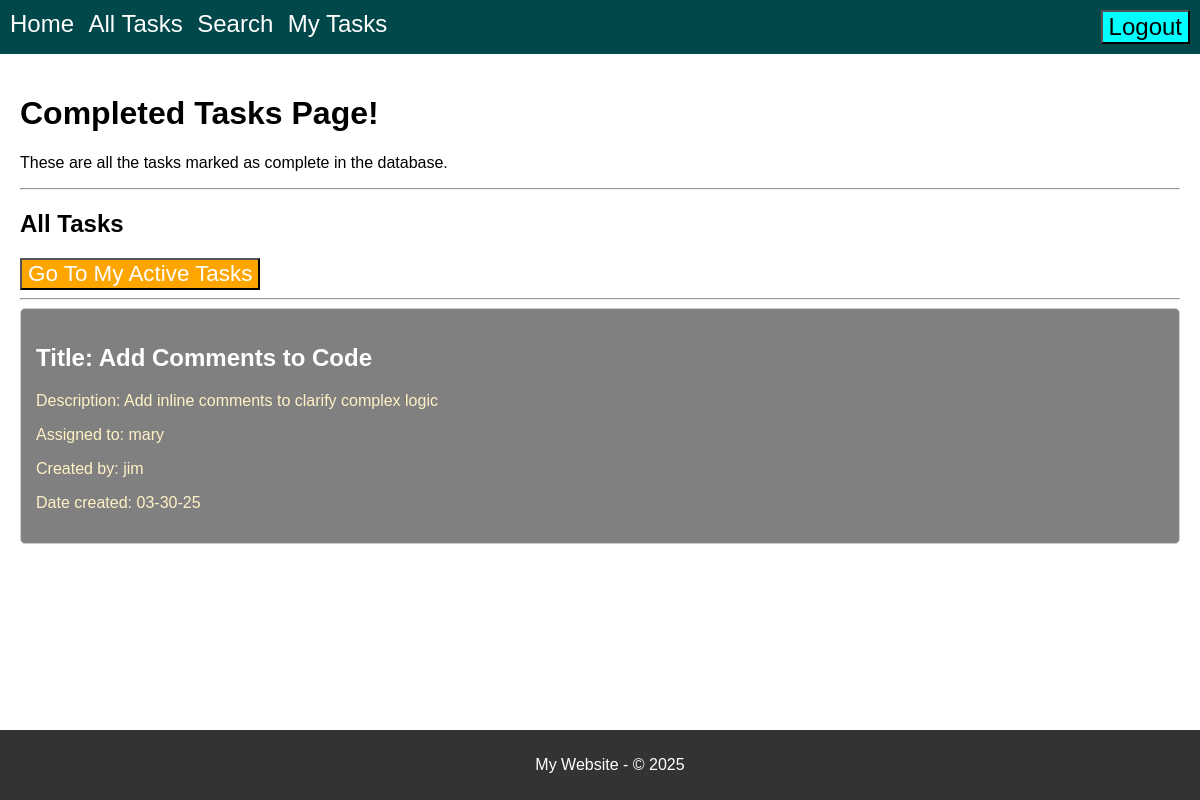
Page /my-completed-tasks (signed in) on the earlier database version.
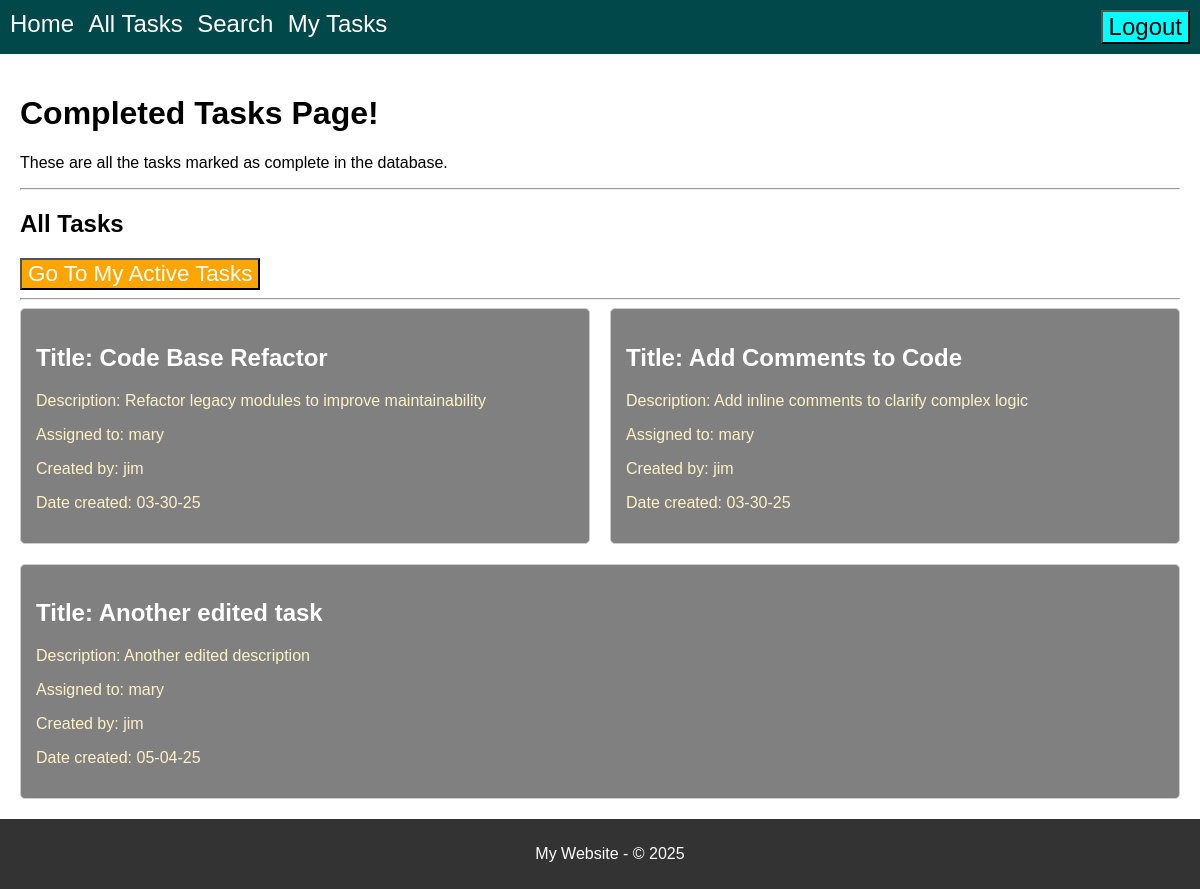
Same page on the later database version.
### model.py (models this page shows, shortened)
class Users(db.Model):
    __tablename__ = 'Users'
    id = db.Column(db.Integer, primary_key=True)
    username = db.Column(db.String(100), nullable=False, unique=True)
    password = db.Column(db.String(100), nullable=False)
    role = db.Column(db.String(50), nullable=False)

class Tasks(db.Model):
    __tablename__ = 'Tasks'
    id = db.Column(db.Integer, primary_key=True)
    title = db.Column(db.String(30), nullable=False)
    body = db.Column(db.String(200), nullable=False)
    assigned_to = db.Column(db.Integer, db.ForeignKey('Users.id'), nullable=True)
    created_by = db.Column(db.Integer, db.ForeignKey('Users.id'), nullable=True)
    date_created = db.Column(db.String(8), nullable=False)
    completed = db.Column(db.Integer, default=0)
    assigned_user = db.relationship('Users', foreign_keys=[assigned_to])
    creator_user = db.relationship('Users', foreign_keys=[created_by])

### routes.py (the view)
@app.route('/my-completed-tasks')
def display_my_completed_tasks():
    if CS.notLoggedIn():
        return redirect(url_for("display_login"))
    user_id = Users.query.filter_by(username=CS.getUsername()).first().id
    tasks = Tasks.query.filter_by(assigned_to=user_id, completed=1).all()
    task_list = map_tasks_to_usernames(tasks)
    return render_template(
        "my-completed-tasks.html",
        title="Completed Tasks Page!",
        content="These are all the tasks marked as complete in the database.",  # Fixed typo: "Theses" to "These"
        tasks=task_list,  # Pass the modified task list
        CS=CS
    )

### current_session.py (called while the page is built)
    @staticmethod
    def isLoggedIn():
        status = "username" in session
        return status

    @staticmethod
    def notLoggedIn():
        return not CurrentSession.isLoggedIn()

    @staticmethod
    def getRole():
        print(f" User role is: {userRole}")
        return userRole

    @staticmethod
    def getUsername():
        username = session.get("username", None)  # Get username from session
        return username

### Templates/my-completed-tasks.html (shortened to what this page needs)
{% extends "base.html" %}
{% block page_title %}
    {{ title }}
{% endblock %}
{% block content %}
    <p>{{ content }}</p>
     <hr>
    <h2>All Tasks</h2>
    <button onclick="returnToMyTasks()" class="task-pages-nav-btn">Go To My Active Tasks</button>
    <hr>
    {% if tasks %}
        <div class="tasks-grid">
            {% for task in tasks %}
            <div class="completed-task-card">
                <h2 id="task-title">Title: {{task.title}}</h2>
                <p class="task-details">Description: {{task.body}}</p>
                <p class="task-details">Assigned to: {{task.assigned_to}}</p>
                <p class="task-details">Created by: {{task.created_by}}</p>
                <p class="task-details">Date created: {{task.date_created}}</p>
            </div>
            {% endfor %}
        </div>
    {% else %}
        <p>No tasks found in the database.</p>
    {% endif %}
{% endblock %}

Differences in the rows shown:
now on this page (row edited): Tasks: title "Code Base Refactor", body "Refactor legacy modules to improve maintainability", date_created "03-30-25"
added Tasks: title "Another edited task", body "Another edited description", date_created "05-04-25"
Other differences:
new list line: "Title: Description: Assigned to: Created by: Date created:"
new list line: "mary"
new list line: "jim"
